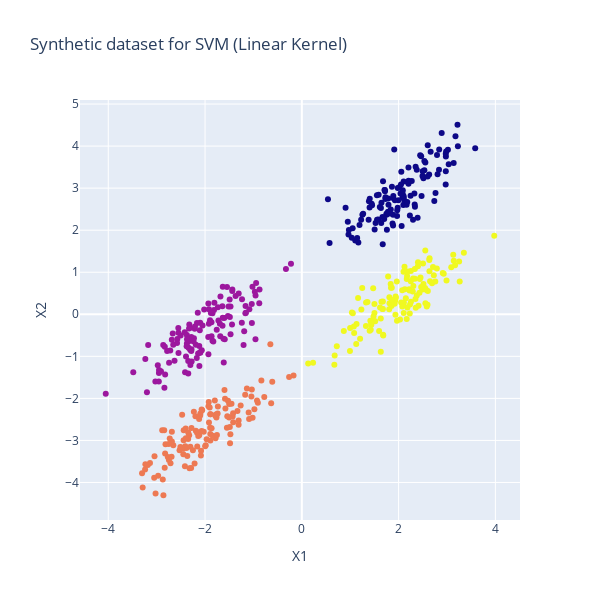

The notebook cell this image was saved under:
### Markdown cell above
### Support Vector Machine

### Code cell
X, y = synthetic_dataset_svm(n_samples=500, correlation=0.8)
correlation = np.corrcoef(X[:,0], X[:,1])[0,1]
print("Correlation:", correlation)
draw_plot(X,y,"Synthetic dataset for SVM (Linear Kernel)")

### Figure 1 — Plotly figure (JSON) as saved in the notebook; plotly's stock layout.template omitted (floating-point values rounded to 4 significant figures; data arrays with more than 128 entries replaced by an {"elided": "..."} marker saying what was removed)
{"data": [{"marker": {"color": {"elided": "500 int values"}}, "mode": "markers", "type": "scatter", "x": {"elided": "500 float values"}, "y": {"elided": "500 float values"}}], "layout": {"height": 600, "showlegend": false, "title": {"text": "Synthetic dataset for SVM (Linear Kernel)"}, "width": 600, "xaxis": {"title": {"text": "X1"}}, "yaxis": {"title": {"text": "X2"}}}}
